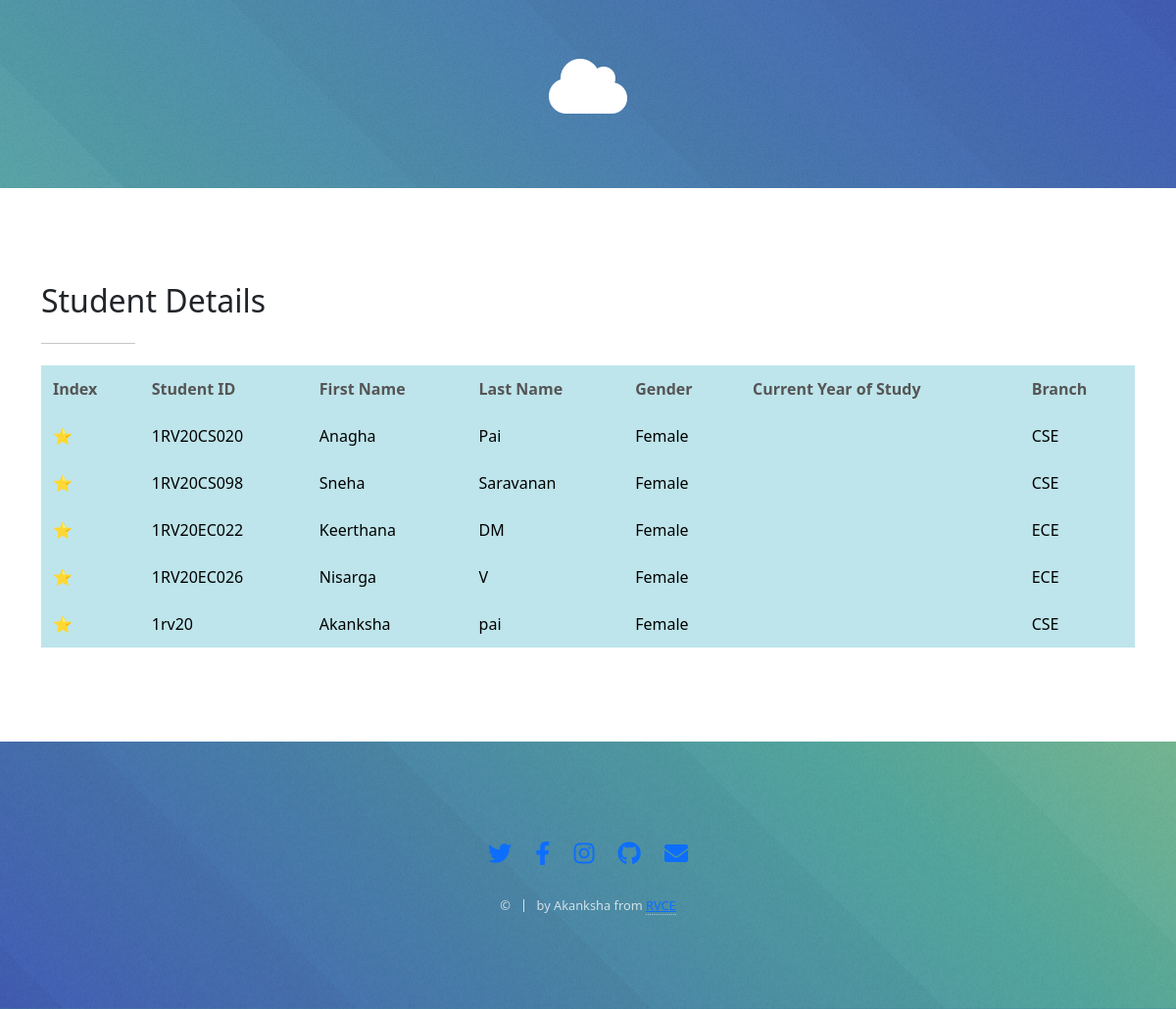
The page /view_student_details on the database as committed earlier.
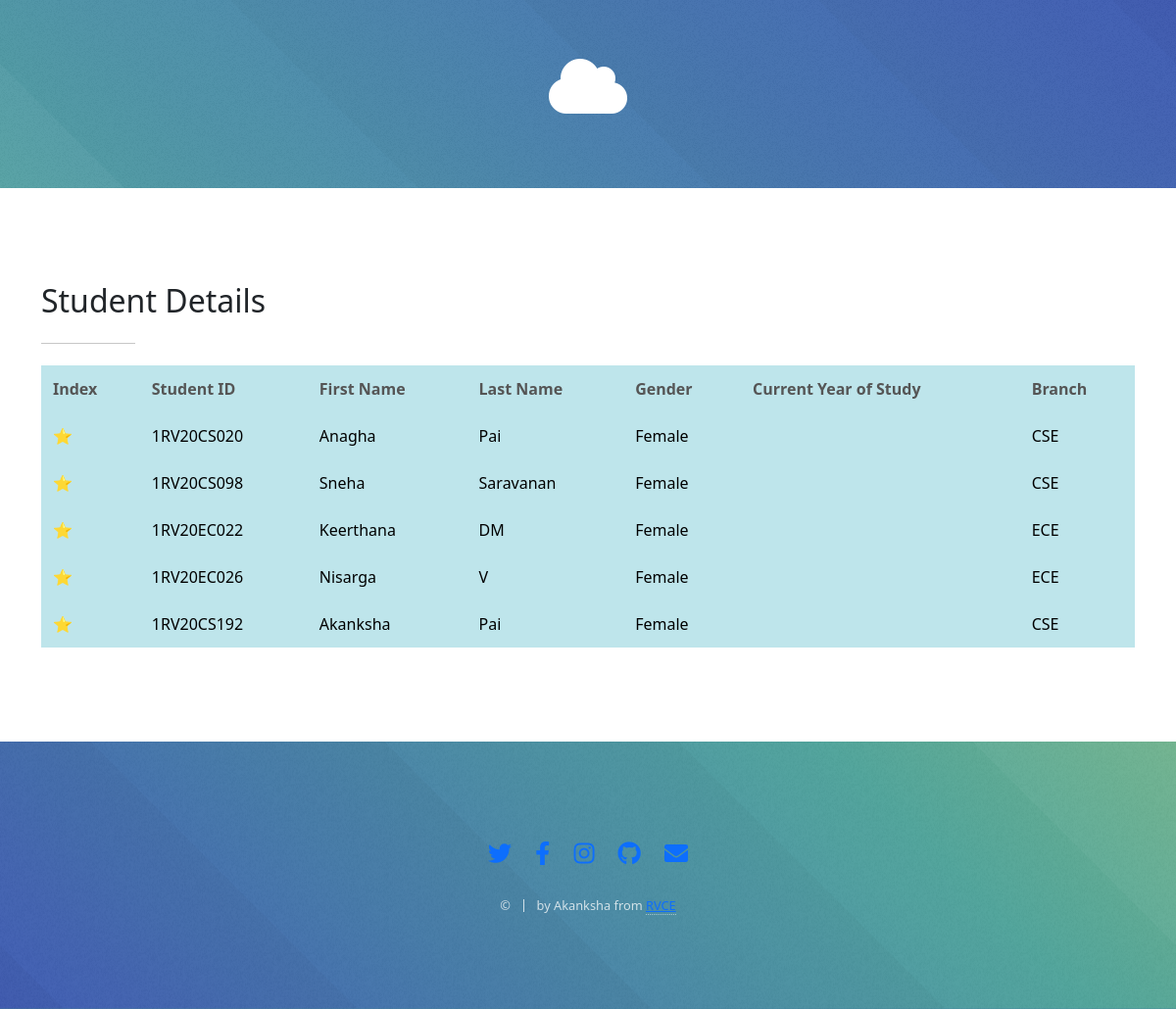
The same page on the database as committed later.
### app.py (models this page shows, shortened)
class Student(db.Model):
    __tablename__ = 'students'
    id = Column(Integer, primary_key=True)
    first_name = Column(String, nullable=False)
    last_name = Column(String, nullable=False)
    student_id = Column(String, nullable=False)
    dob = Column(String, nullable=False)
    gender = Column(String, nullable=True)
    semester = Column(String, nullable=True)
    branch = Column(String, nullable=True)
    photo_url = Column(String, nullable=True)
    def __repr__(self):
        return f'{self.student_id}'

### app.py (the view)
@app.route('/view_student_details')
def view_student_details():
    s = Student()
    students = s.query.all()
    return render_template('view_student_details.html', students=students)

### templates/view_student_details.html (shortened to what this page needs)
<!DOCTYPE html>
<html lang="en">
	<head>
		<link rel="stylesheet" href="{{ url_for('static', filename='assets/css/main.css') }}" />
        <link rel="stylesheet" href="https://maxcdn.bootstrapcdn.com/bootstrap/4.0.0/css/bootstrap.min.css">
		<link href="https://cdn.jsdelivr.net/npm/bootstrap@5.2.0-beta1/dist/css/bootstrap.min.css" rel="stylesheet">
	</head>
<body>
        <section id="header" style="height:10px">
				<div class="inner">
					<span class="icon solid major fa-cloud" style="top:-40px"></span>
				</div>
		</section>
        <section id="one" class="main style1">
				<div class="container">
							<header class="major">
								<h2>
									Student Details
								</h2>
							</header>
						<table class="table-info">
							<tr class="table-info">
									<td class="table-info"><b>Index</b></td>
									<td class="table-info"><b>Student ID</b></td>
									<td class="table-info"><b>First Name</b></td>
									<td class="table-info"><b>Last Name</b></td>
                                    <td class="table-info"><b>Gender</b></td>
									<td class="table-info"><b>Current Year of Study</b></td>
									<td class="table-info"><b>Branch</b></td>
							    </tr>
							{% for student in students %}
								<tr class="table-info">
									<td class="table-info">⭐</td>
									<td class="table-info"> {{ student }}</td>
									<td class="table-info">{{ student.first_name }}</td>
									<td class="table-info">{{ student.last_name }}</td>
                                    <td class="table-info">{{ student.gender }}</td>
									<td class="table-info">{{ student.year_of_engineering }}</td>
									<td class="table-info">{{ student.branch }}</td>
							    </tr>
							{% endfor %}
						</table>
                </div>
        </section>
        <section id="footer">
				<ul class="icons">
					<li><a href="#" class="icon brands alt fa-twitter"><span class="label">Twitter</span></a></li>
					<li><a href="#" class="icon brands alt fa-facebook-f"><span class="label">Facebook</span></a></li>
					<li><a href="#" class="icon brands alt fa-instagram"><span class="label">Instagram</span></a></li>
					<li><a href="#" class="icon brands alt fa-github"><span class="label">GitHub</span></a></li>
					<li><a href="#" class="icon solid alt fa-envelope"><span class="label">Email</span></a></li>
				</ul>
				<ul class="copyright">
					<li>&copy; </li><li>by Akanksha from <a href="https://www.rvce.edu.in/">RVCE</a></li>
				</ul>
		</section>
	</body>
</html>

Rows that differ between the two databases and show on the page:
changed Student "Akanksha": student "1rv20" → "1RV20CS192"; last_name "pai" → "Pai"
